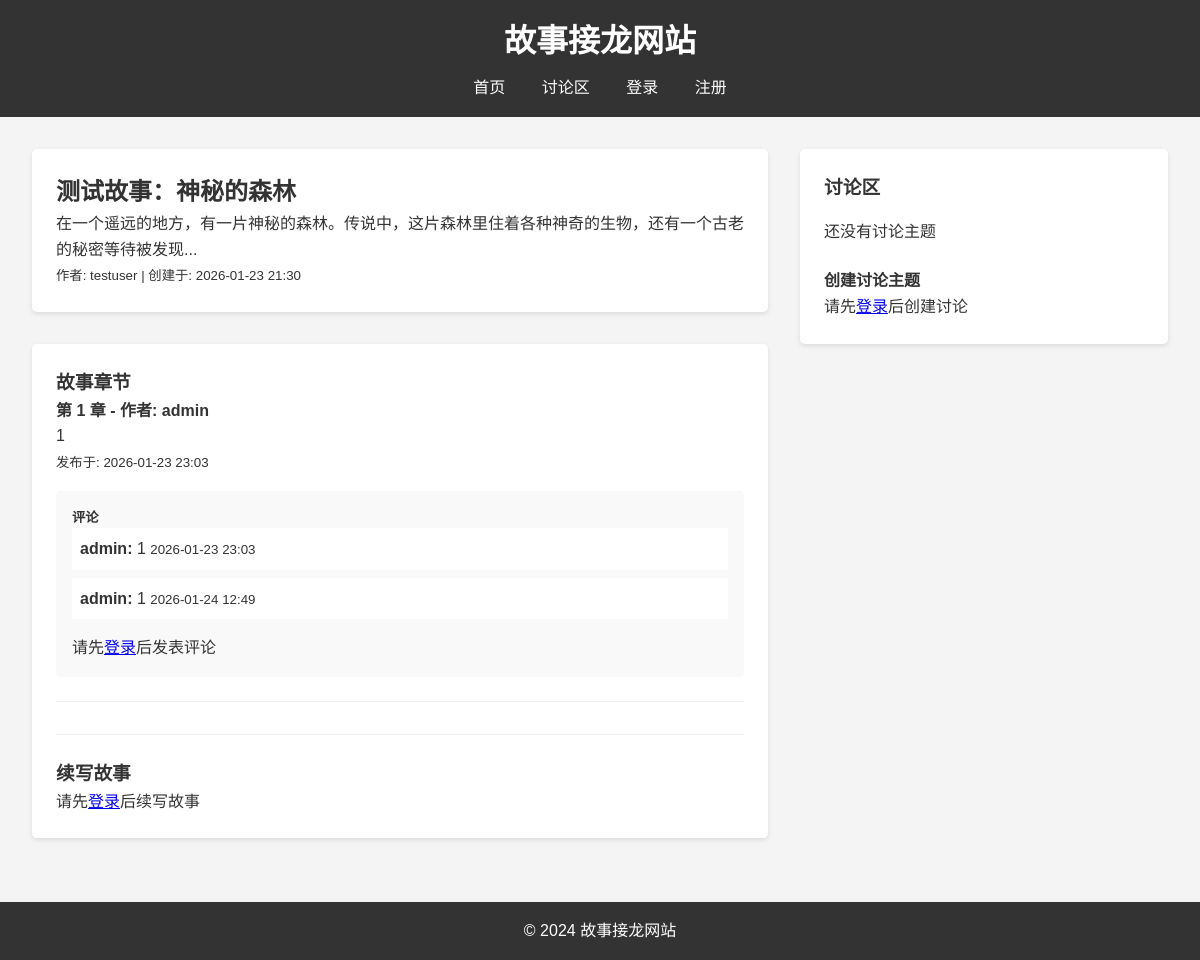
The app's page /stories/1, older data.
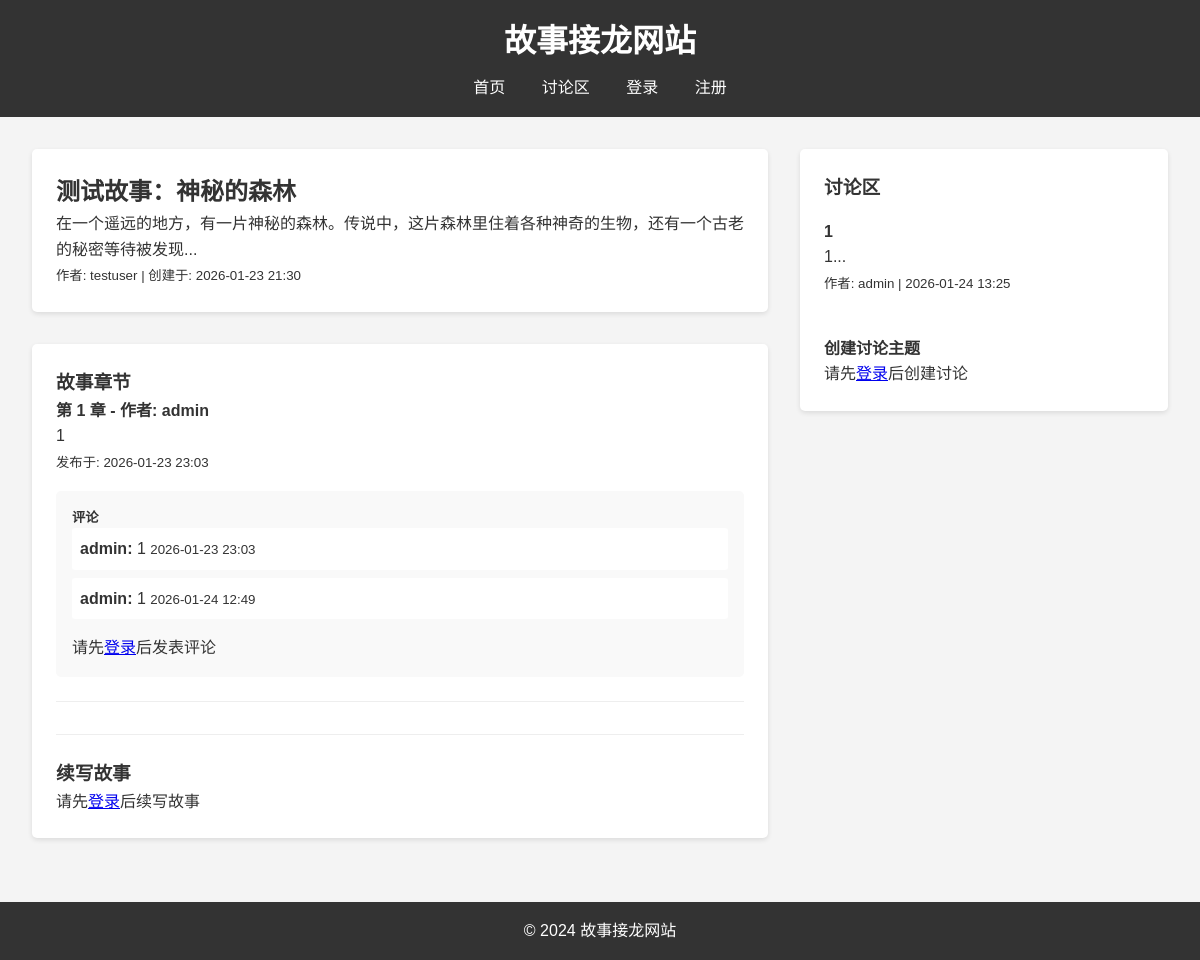
The same page, newer data.
### database.py (models this page shows)
class StoryDB(Base):
    __tablename__ = "stories"
    id = Column(Integer, primary_key=True, index=True)
    title = Column(String(200), nullable=False)
    content = Column(Text, nullable=False)
    author_id = Column(Integer, ForeignKey("users.id"), nullable=False)
    created_at = Column(DateTime, default=datetime.now)
    updated_at = Column(DateTime, default=datetime.now)
    author = relationship("UserDB", back_populates="stories")
    chapters = relationship("StoryChapterDB", back_populates="story")

class UserDB(Base):
    __tablename__ = "users"
    id = Column(Integer, primary_key=True, index=True)
    username = Column(String(50), unique=True, index=True, nullable=False)
    email = Column(String(100), unique=True, index=True, nullable=False)
    password_hash = Column(String(255), nullable=False)
    role = Column(String(20), default="user")
    registered_at = Column(DateTime, default=datetime.now)
    active_count = Column(Integer, default=0)
    points = Column(Integer, default=0)
    credit = Column(Float, default=100.0)
    stories = relationship("StoryDB", back_populates="author")
    chapters = relationship("StoryChapterDB", back_populates="author")
    chapter_comments = relationship("ChapterCommentDB", back_populates="author")
    discussions = relationship("DiscussionDB", back_populates="author")
    discussion_comments = relationship("DiscussionCommentDB", back_populates="author")

class StoryChapterDB(Base):
    __tablename__ = "story_chapters"
    id = Column(Integer, primary_key=True, index=True)
    story_id = Column(Integer, ForeignKey("stories.id"), nullable=False)
    content = Column(Text, nullable=False)
    author_id = Column(Integer, ForeignKey("users.id"), nullable=False)
    author_name = Column(String(50), nullable=False)
    created_at = Column(DateTime, default=datetime.now)
    story = relationship("StoryDB", back_populates="chapters")
    author = relationship("UserDB", back_populates="chapters")
    comments = relationship("ChapterCommentDB", back_populates="chapter")

class ChapterCommentDB(Base):
    __tablename__ = "chapter_comments"
    id = Column(Integer, primary_key=True, index=True)
    chapter_id = Column(Integer, ForeignKey("story_chapters.id"), nullable=False)
    content = Column(Text, nullable=False)
    author_id = Column(Integer, ForeignKey("users.id"), nullable=False)
    author_name = Column(String(50), nullable=False)
    created_at = Column(DateTime, default=datetime.now)
    chapter = relationship("StoryChapterDB", back_populates="comments")
    author = relationship("UserDB", back_populates="chapter_comments")

class DiscussionDB(Base):
    __tablename__ = "discussions"
    id = Column(Integer, primary_key=True, index=True)
    title = Column(String(200), nullable=False)
    content = Column(Text, nullable=False)
    author_id = Column(Integer, ForeignKey("users.id"), nullable=False)
    author_name = Column(String(50), nullable=False)
    created_at = Column(DateTime, default=datetime.now)
    author = relationship("UserDB", back_populates="discussions")
    comments = relationship("DiscussionCommentDB", back_populates="discussion")

### routers/stories.py (the view)
@router.get("/stories/{story_id}", response_class=HTMLResponse)
async def read_story(request: Request, story_id: int, db: Session = Depends(get_db)):
    story = get_story_by_id(db, story_id)
    if not story:
        return RedirectResponse(url="/")
    from crud import get_user_by_id
    story_author = get_user_by_id(db, story.author_id)
    story_author_name = story_author.username if story_author else "未知作者"
    chapters = get_chapters_by_story(db, story_id)
    chapter_comments = {}
    for chapter in chapters:
        comments = get_comments_by_chapter(db, chapter.id)
        chapter_comments[chapter.id] = comments
    from crud import get_all_discussions
    discussions = get_all_discussions(db)
    current_user = await get_current_user(request, db)
    return templates.TemplateResponse(
        "story_detail.html",
        {
            "request": request,
            "story": story,
            "story_author_name": story_author_name,
            "chapters": chapters,
            "chapter_comments": chapter_comments,
            "discussions": discussions,
            "current_user": current_user
        }
    )

### templates/story_detail.html (shortened to what this page needs)
{% extends "base.html" %}
{% block content %}
    <div class="story-detail-container">
        <div class="story-main">
            <section class="story-info">
                <h2>{{ story.title }}</h2>
                <div class="story-content">
                    <p>{{ story.content }}</p>
                    <small>作者: {{ story_author_name }} | 创建于: {{ story.created_at.strftime('%Y-%m-%d %H:%M') }}</small>
                </div>
            </section>
            <section class="chapters">
                <h3>故事章节</h3>
                {% if chapters %}
                    {% for chapter in chapters %}
                        <div class="chapter" id="chapter-{{ chapter.id }}">
                            <h4>第 {{ loop.index }} 章 - 作者: {{ chapter.author_name }}</h4>
                            <p>{{ chapter.content }}</p>
                            <small>发布于: {{ chapter.created_at.strftime('%Y-%m-%d %H:%M') }}</small>
                            <div class="chapter-comments">
                                <h5>评论</h5>
                                {% if chapter_comments.get(chapter.id) %}
                                    <ul>
                                        {% for comment in chapter_comments[chapter.id] %}
                                            <li>
                                                <strong>{{ comment.author_name }}:</strong> {{ comment.content }}
                                                <small>{{ comment.created_at.strftime('%Y-%m-%d %H:%M') }}</small>
                                            </li>
                                        {% endfor %}
                                    </ul>
                                {% else %}
                                    <p>暂无评论</p>
                                {% endif %}
                                {% if current_user %}
                                    <form action="/stories/{{ story.id }}/chapters/{{ chapter.id }}/comment" method="post">
                                        <div>
                                            <label for="comment-content-{{ chapter.id }}">评论内容:</label>
                                            <textarea id="comment-content-{{ chapter.id }}" name="content" rows="2" required></textarea>
                                        </div>
                                        <button type="submit">发表评论</button>
                                    </form>
                                {% else %}
                                    <p class="login-prompt">请先<a href="/login">登录</a>后发表评论</p>
                                {% endif %}
                            </div>
                        </div>
                    {% endfor %}
                {% else %}
                    <p>还没有章节，快来续写故事吧！</p>
                {% endif %}
                <div class="add-chapter">
                    <h3>续写故事</h3>
                    {% if current_user %}
                        <form action="/stories/{{ story.id }}/chapters" method="post">
                            <div>
                                <label for="chapter-content">章节内容:</label>
                                <textarea id="chapter-content" name="content" rows="5" required></textarea>
                            </div>
                            <button type="submit">发表章节</button>
                        </form>
                    {% else %}
                        <p class="login-prompt">请先<a href="/login">登录</a>后续写故事</p>
                    {% endif %}
                </div>
            </section>
        </div>
        <aside class="discussion-sidebar">
            <section class="discussion-section">
                <h3>讨论区</h3>
                {% if discussions %}
                    <ul>
                        {% for discussion in discussions %}
                            <li>
                                <h4>{{ discussion.title }}</h4>
                                <p>{{ discussion.content[:100] }}...</p>
                                <small>作者: {{ discussion.author_name }} | {{ discussion.created_at.strftime('%Y-%m-%d %H:%M') }}</small>
                            </li>
                        {% endfor %}
                    </ul>
                {% else %}
                    <p>还没有讨论主题</p>
                {% endif %}
                <div class="add-discussion">
                    <h4>创建讨论主题</h4>
                    {% if current_user %}
                        <form action="/create-discussion" method="post">
                            <div>
                                <label for="discussion-title">标题:</label>
                                <input type="text" id="discussion-title" name="title" required>
                            </div>
                            <div>
                                <label for="discussion-content">内容:</label>
                                <textarea id="discussion-content" name="content" rows="3" required></textarea>
                            </div>
                            <button type="submit">创建讨论</button>
                        </form>
                    {% else %}
                        <p class="login-prompt">请先<a href="/login">登录</a>后创建讨论</p>
                    {% endif %}
                </div>
            </section>
        </aside>
    </div>
{% endblock %}

### templates/base.html (shortened to what this page needs)
<!DOCTYPE html>
<html lang="zh-CN">
<head>
    <link rel="stylesheet" href="{{ url_for('static', path='/css/styles.css') }}">
</head>
<body>
    <header>
        <h1>故事接龙网站</h1>
        <nav>
            <a href="/">首页</a>
            <a href="/discussions">讨论区</a>
            {% if current_user %}
                <span class="user-info">
                    欢迎, {{ current_user.username }}!
                    (积分: {{ current_user.points }} | 信用: {{ "%.1f"|format(current_user.credit) }})
                </span>
                <a href="/logout">登出</a>
            {% else %}
                <a href="/login">登录</a>
                <a href="/register">注册</a>
            {% endif %}
        </nav>
    </header>
    <main>
        {% block content %}{% endblock %}
    </main>
    <footer>
        <p>&copy; 2024 故事接龙网站</p>
    </footer>
</body>
</html>

### static/css/styles.css (style rules this page uses)
* { margin: 0; padding: 0; box-sizing: border-box; }
body { font-family: Arial, sans-serif; line-height: 1.6; color: #333; background-color: #f4f4f4; }
header { background-color: #333; color: #fff; padding: 1rem; text-align: center; }
header h1 { margin-bottom: 0.5rem; }
nav a { color: #fff; text-decoration: none; margin: 0 1rem; }
main { max-width: 1200px; margin: 0 auto; padding: 2rem; }
.story-detail-container { display: grid; grid-template-columns: 2fr 1fr; gap: 2rem; }
.story-info { background-color: #fff; padding: 1.5rem; border-radius: 5px; box-shadow: 0 2px 5px rgba(0, 0, 0, 0.1); margin-bottom: 2rem; }
.chapters { background-color: #fff; padding: 1.5rem; border-radius: 5px; box-shadow: 0 2px 5px rgba(0, 0, 0, 0.1); }
.chapter { margin-bottom: 2rem; padding-bottom: 1.5rem; border-bottom: 1px solid #eee; }
.chapter-comments { margin-top: 1rem; padding: 1rem; background-color: #f9f9f9; border-radius: 5px; }
.chapter-comments ul { list-style: none; margin-bottom: 1rem; }
.chapter-comments li { margin-bottom: 0.5rem; padding: 0.5rem; background-color: #fff; border-radius: 3px; }
.add-chapter { margin-top: 2rem; padding-top: 1.5rem; border-top: 1px solid #eee; }
.discussion-sidebar { background-color: #fff; padding: 1.5rem; border-radius: 5px; box-shadow: 0 2px 5px rgba(0, 0, 0, 0.1); height: fit-content; }
.discussion-section h3 { margin-bottom: 1rem; }
.discussion-section ul { list-style: none; margin-bottom: 1.5rem; }
.discussion-section li { margin-bottom: 1rem; padding-bottom: 1rem; border-bottom: 1px solid #eee; }
.discussion-section li:last-child { border-bottom: none; margin-bottom: 0; }
.add-discussion { margin-top: 1.5rem; }
footer { background-color: #333; color: #fff; text-align: center; padding: 1rem; margin-top: 2rem; }

Row changes from the older to the newer data that the page shows:
added DiscussionDB: title "1", content "1", author_name "admin", created_at "2026-01-24 13:25"
Text that changed along with them:
text no longer shown: "还没有讨论主题"
